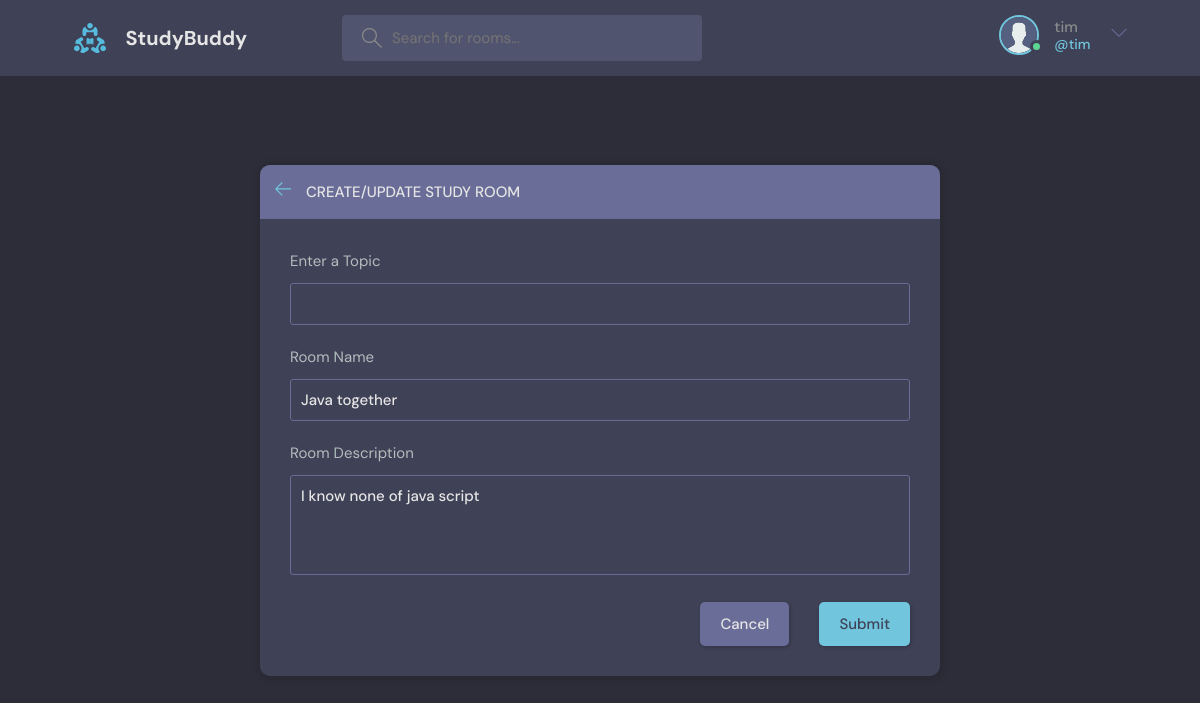
The page /update-room/3/ (signed in) on the database its author committed.
### base/models.py (models this page shows, shortened)
class User(AbstractUser):
    name = models.CharField(max_length=50, null=True)
    email = models.EmailField(unique=True)
    password = models.CharField(max_length=50,)
    bio = models.TextField(max_length=100, null=True, blank=True)
    avatar = models.ImageField(null=True, default = "avatar.svg")
    USERNAME_FIELD = 'email'
    REQUIRED_FIELDS= []
    pass

class Room(models.Model):
    host = models.ForeignKey(User, on_delete=models.SET_NULL, null=True)
    topic = models.ForeignKey(Topic, on_delete= models.SET_NULL, null = True)
    name = models.CharField(max_length=50)
    description = models.TextField(null=True, blank=True)
    participants = models.ManyToManyField(User,related_name= "participants", blank=True)
    updated = models.DateTimeField(auto_now=True)
    created = models.DateTimeField(auto_now_add=True)
    class Meta:
        ordering = ['-updated','-created']

### base/views.py (the view, shortened to what this page needs)
# urls.py: path('update-room/<str:pk>/',views.updateRoom,name='update-room'),
@login_required(login_url="base:login-register")
def updateRoom(request,pk):
    room = Room.objects.get(id=pk)
    form = RoomForm(instance=room)
    topics = Topic.objects.all()
    context={'form':form, "topics":topics}
    return render(request,'base/room_form.html',context)

### base/forms.py
class RoomForm(ModelForm):
    class Meta:
        model = Room
        fields = '__all__'
        exclude = ['host','participants']

### base/templates/base/room_form.html (shortened to what this page needs)
{% extends 'base/main.html' %}
{% block content %}
<main class="create-room layout">
  <div class="container">
    <div class="layout__box">
      <div class="layout__boxHeader">
        <div class="layout__boxTitle">
          <a href="{{request.META.HTTP_REFERER}}">
            <svg version="1.1" xmlns="http://www.w3.org/2000/svg" width="32" height="32" viewBox="0 0 32 32">
              <title>arrow-left</title>
              <path
                d="M13.723 2.286l-13.723 13.714 13.719 13.714 1.616-1.611-10.96-10.96h27.625v-2.286h-27.625l10.965-10.965-1.616-1.607z">
              </path>
            </svg>
          </a>
          <h3>Create/Update Study Room</h3>
        </div>
      </div>
      <div class="layout__body">
        <form class="form" action="" method="POST">
          <div class="form__group">
            <label for="room_topic">Enter a Topic</label>
            <input required type="text" value="{{room.topic.name}}" name="topic" list="topic-list" />
          </div>
          <div class="form__group">
            <label for="room_name">Room Name</label>
            {{form.name}}
          </div>
          <div class="form__group">
            <label for="room_description">Room Description</label>
            {{form.description}}
          </div>
          <div class="form__action">
            <a class="btn btn--dark" href="{{request.META.HTTP_REFERER}}">Cancel</a>
            <button type="submit" class="btn btn--main" >Submit</button>
          </div>
        </form>
      </div>
    </div>
  </div>
</main>
{% endblock content %}

### base/templates/base/navbar.html (shortened to what this page needs)
{% load static %}
<header class="header header--loggedIn">
    <div class="container">
      <a href="{% url 'base:home' %}" class="header__logo">
        <img src="{% static 'images/logo.svg' %}" />
        <h1>StudyBuddy</h1>
      </a>
      <form class="header__search" method="GET" action="{% url 'base:home' %}">
        <label>
          <input name="q" placeholder="Search for rooms..." />
        </label>
      </form>
      <nav class="header__menu">
        {% if request.user.is_authenticated %}
        <div class="header__user">
          <a href="{% url 'base:user-profile' user.id %}">
            <div class="avatar avatar--medium active">
              <img src="{{request.user.avatar.url}}" />
            </div>
            <p>{{request.user.username}} <span>@{{request.user.username}}</span></p>
          </a>
          <button class="dropdown-button">
            <svg version="1.1" xmlns="http://www.w3.org/2000/svg" width="32" height="32" viewBox="0 0 32 32">
              <title>chevron-down</title>
              <path d="M16 21l-13-13h-3l16 16 16-16h-3l-13 13z"></path>
            </svg>
          </button>
        </div>
        {% else %}
        <a href="{% url 'base:login' %}">
          <img src="{% static 'images/avatar.svg' %}" />
          <p>Login</p>
        </a>
        {% endif %}
      </nav>
    </div>
  </header>

### rows shown on the page
User: user.avatar (placeholder picture), user.username "tim"
Room: name "Java together", description "I know none of java script"
